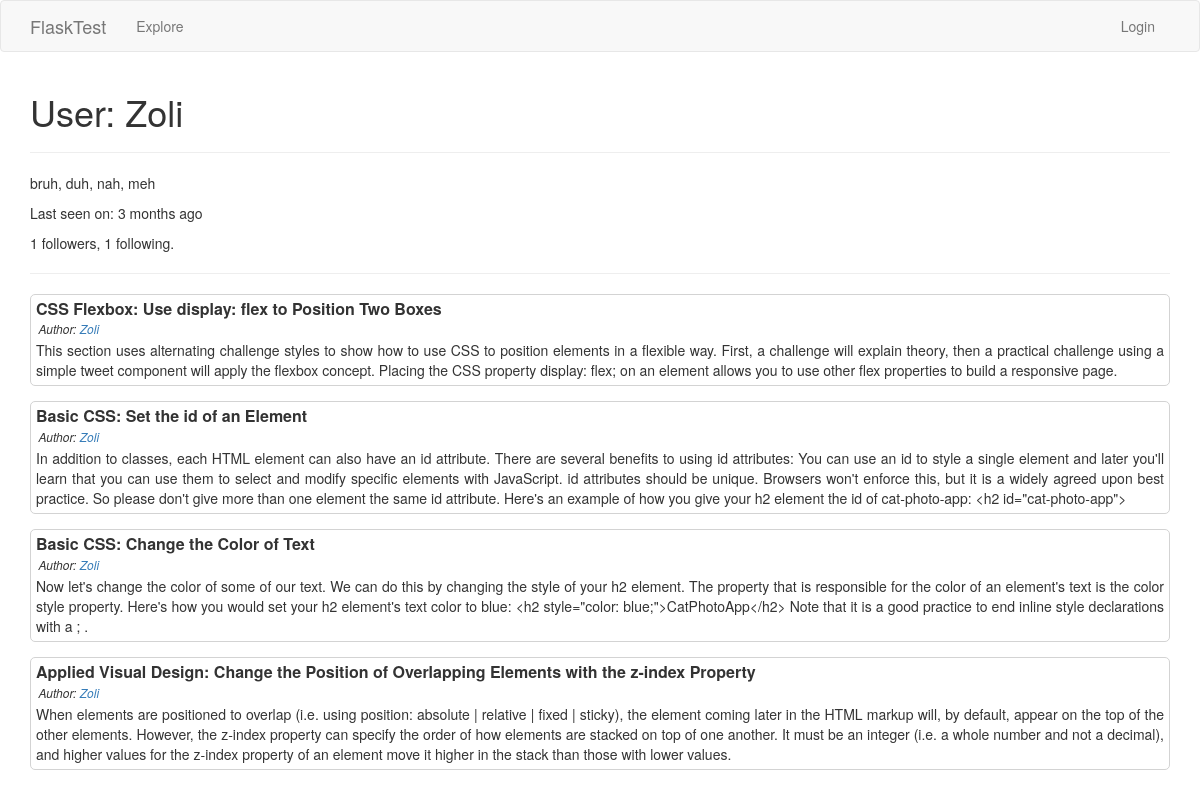
Before: /user/Zoli with the older database file.
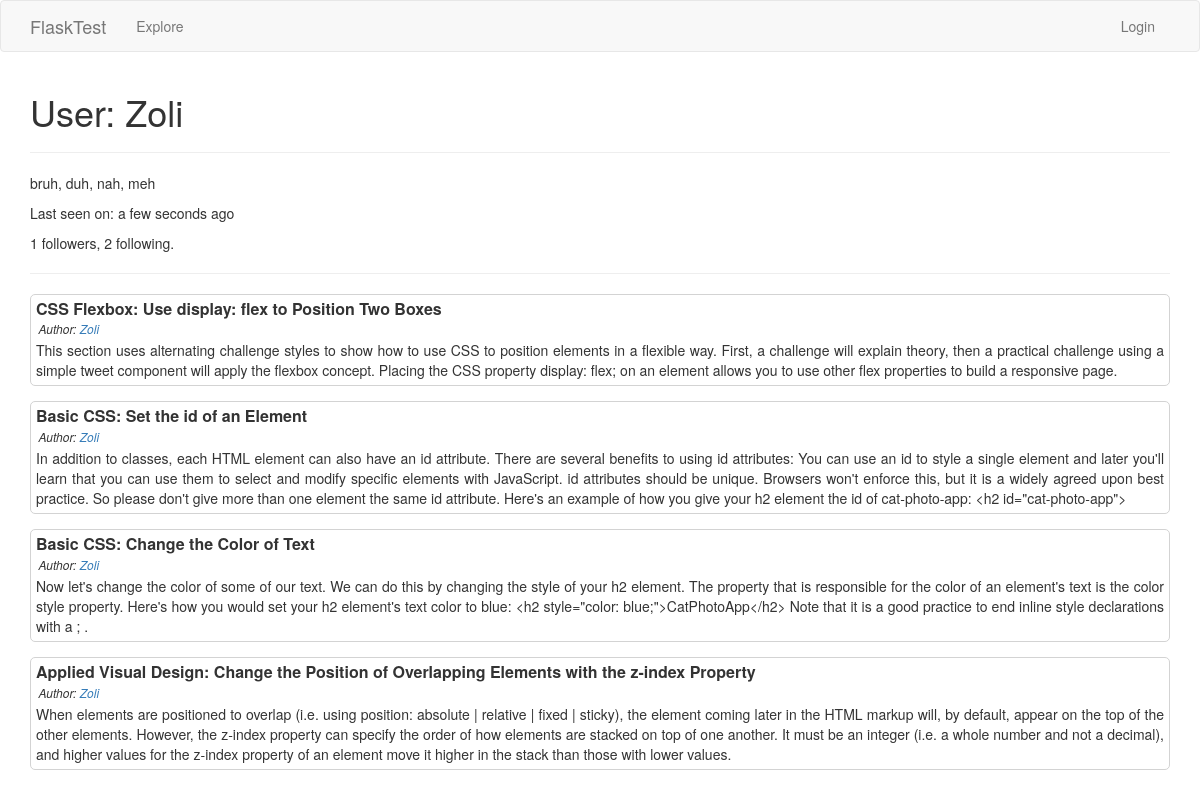
After: the same page with the newer database file.
### app/models.py (models this page shows, shortened)
class User(UserMixin, db.Model):
    id = db.Column(db.Integer, primary_key=True)
    username = db.Column(db.String(64), index=True, unique=True)
    email = db.Column(db.String(128), index=True, unique=True)
    password_hash = db.Column(db.String(128))
    about_me = db.Column(db.String(256))
    last_seen = db.Column(db.DateTime, default=datetime.utcnow)
    posts = db.relationship('Post', backref='author', lazy='dynamic')
    followed = db.relationship(
        'User', secondary=followers,
        primaryjoin=(followers.c.follower_id == id),
        secondaryjoin=(followers.c.followed_id == id),
        backref=db.backref('followers', lazy='dynamic'), lazy='dynamic')
    messages_sent = db.relationship('Message',
                                    foreign_keys='Message.sender_id',
                                    backref='author', lazy='dynamic')
    messages_received = db.relationship('Message',
                                        foreign_keys='Message.recipient_id',
                                        backref='recipient', lazy='dynamic')
    last_message_read_time = db.Column(db.DateTime)
    notifications = db.relationship('Notification', backref='user', lazy='dynamic')

class Post(db.Model):
    id = db.Column(db.Integer, primary_key=True)
    title = db.Column(db.String(128))
    body = db.Column(db.String(2048))
    timestamp = db.Column(db.DateTime, index=True, default=datetime.utcnow)
    user_id = db.Column(db.Integer, db.ForeignKey('user.id'))

### app/main/routes.py (the view)
@bp.route('/user/<username>')
def user(username):
    user = User.query.filter_by(username=username).first_or_404()
    posts = user.posts.order_by(Post.timestamp.desc()).paginate(
        1, current_app.config['POSTS_PER_PAGE'], False)
    form = EmptyForm()
    return render_template('user.html', title=user.username, user=user, posts=posts.items, form=form)

### app/main/routes.py (called while the page is built)
@bp.before_request
def before_request():
    if current_user.is_authenticated:
        current_user.last_seen = datetime.utcnow()
        db.session.commit()

### app/templates/user.html
{% extends 'base.html' %}
{% block app_content %}
    <h1>User: <span id="username">{{ user.username }}</span></h1>
    <hr>
    {% include '_user.html' %}
    <hr>
    {% include '_posts.html' %}
{% endblock %}

### app/templates/base.html (shortened to what this page needs)
{% extends 'bootstrap/base.html' %}
{% block styles %}
    {{ super() }}
    <link rel="stylesheet" href="{{ url_for('static', filename='css/style.css') }}">
{% endblock %}
{% block navbar %}
    <nav class="navbar navbar-default">
        <div class="container">
            <div class="navbar-header">
                <a href="{{ url_for('main.index') }}" class="navbar-brand">FlaskTest</a>
            </div>
            <div class="collapse navbar-collapse" id="bs-example-navbar-collapse-1">
                <ul class="nav navbar-nav">
                    <li><a href="{{ url_for('main.explore') }}">Explore</a></li>
                </ul>
                <ul class="nav navbar-nav navbar-right">
                    {% if current_user.is_anonymous %}
                    <li><a href="{{ url_for('auth.login') }}">Login</a></li>
                    {% endif %}
                </ul>
            </div>
        </div>
    </nav>
{% endblock %}
{% block content %}
    <div class="container">
        {% block app_content %}{% endblock %}
    </div>
{% endblock %}

### app/templates/_user.html (shortened to what this page needs)
    <div>
        {% if user.about_me %}<p>{{ user.about_me }}</p>{% endif %}
        {% if user.last_seen %}<p>Last seen on: {{ moment(user.last_seen).fromNow() }}</p>{% endif %}
        <p>{{ user.followers.count() }} followers, {{ user.followed.count() }} following.</p>
    </div>

### app/templates/_posts.html (shortened to what this page needs)
    <div id="posts">
    {% if posts %}
        {% for post in posts %}
            {% include '_post.html' %}
        {% endfor %}
    {% else %}
        <div class="post">
            <em>Oops. There's nothing over here. :(</em>
        </div>
    {% endif %}
    </div>

### app/templates/_post.html
    <div class="post">
        <h1>{{ post.title }}</h1>
        <h2>Author: <span class="user_popup"><a href="{{ url_for('main.user', username=post.author.username) }}">{{ post.author.username }}</a></span></h2>
        <p>{{ post.body }}</p>
    </div>

### app/static/css/style.css (style rules this page uses)
.post { width: 100%; border: 1px solid lightgray; border-radius: 5px; margin: 15px auto; padding: 5px; }
.post h1 { font-size: 16px; font-weight: bold; margin: 0 auto 5px auto; }
.post h2 { font-size: 12px; font-style: oblique; margin: 0 auto 5px 2.5px; }
.post p { text-align: justify; margin-bottom: 0; word-wrap: break-word; }

Changed rows visible on the page:
changed User "Zoli": last_seen "3 months ago" → "a few seconds ago"
Other visible differences:
{{ user.followed.count() }}: "1" → "2"
